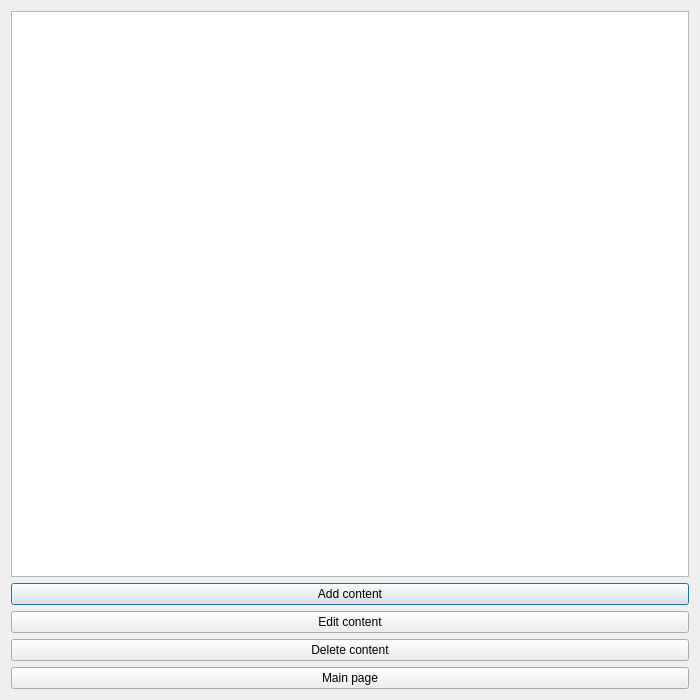
<?xml version="1.0" encoding="UTF-8"?>
<ui version="4.0">
 <class>EditData</class>
 <widget class="QDialog" name="EditData">
  <property name="geometry">
   <rect>
    <x>0</x>
    <y>0</y>
    <width>700</width>
    <height>700</height>
   </rect>
  </property>
  <property name="windowTitle">
   <string>Dialog</string>
  </property>
  <layout class="QGridLayout" name="gridLayout_2">
   <item row="0" column="0">
    <layout class="QGridLayout" name="gridLayout">
     <item row="0" column="0">
      <widget class="QTableView" name="tableView"/>
     </item>
     <item row="1" column="0">
      <widget class="QPushButton" name="addContentBtn">
       <property name="text">
        <string>Add content</string>
       </property>
      </widget>
     </item>
     <item row="3" column="0">
      <widget class="QPushButton" name="deleteContentBtn">
       <property name="text">
        <string>Delete content</string>
       </property>
      </widget>
     </item>
     <item row="2" column="0">
      <widget class="QPushButton" name="editContentBtn">
       <property name="text">
        <string>Edit content</string>
       </property>
      </widget>
     </item>
     <item row="6" column="0">
      <widget class="QPushButton" name="backMainBtn">
       <property name="text">
        <string>Main page</string>
       </property>
      </widget>
     </item>
    </layout>
   </item>
  </layout>
 </widget>
 <resources/>
 <connections/>
</ui>
